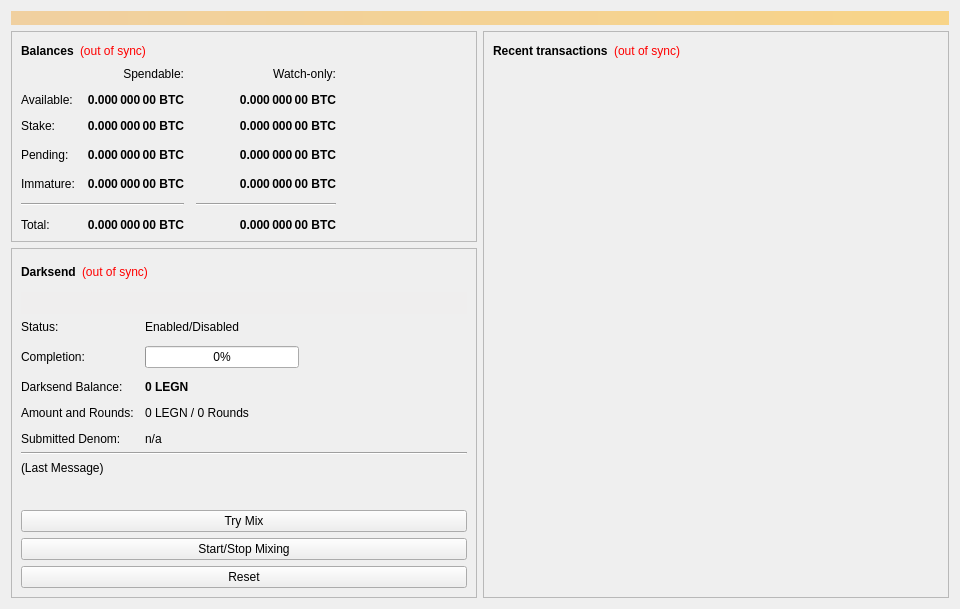
<?xml version="1.0" encoding="UTF-8"?>
<ui version="4.0">
 <class>OverviewPage</class>
 <widget class="QWidget" name="OverviewPage">
  <property name="geometry">
   <rect>
    <x>0</x>
    <y>0</y>
    <width>960</width>
    <height>594</height>
   </rect>
  </property>
  <property name="minimumSize">
   <size>
    <width>960</width>
    <height>0</height>
   </size>
  </property>
  <property name="windowTitle">
   <string>Form</string>
  </property>
  <layout class="QVBoxLayout" name="topLayout">
   <item>
    <widget class="QLabel" name="labelAlerts">
     <property name="visible">
      <bool>false</bool>
     </property>
     <property name="styleSheet">
      <string notr="true">background-color: qlineargradient(x1: 0, y1: 0, x2: 1, y2: 0, stop:0 #F0D0A0, stop:1 #F8D488); color:#000000;</string>
     </property>
     <property name="wordWrap">
      <bool>true</bool>
     </property>
     <property name="margin">
      <number>3</number>
     </property>
    </widget>
   </item>
   <item>
    <layout class="QHBoxLayout" name="horizontalLayout" stretch="1,1">
     <item>
      <layout class="QVBoxLayout" name="verticalLayout_2">
       <item>
        <widget class="QFrame" name="frame">
         <property name="frameShape">
          <enum>QFrame::StyledPanel</enum>
         </property>
         <property name="frameShadow">
          <enum>QFrame::Raised</enum>
         </property>
         <layout class="QVBoxLayout" name="verticalLayout_4">
          <item>
           <layout class="QHBoxLayout" name="horizontalLayout_4">
            <item>
             <widget class="QLabel" name="label_5">
              <property name="font">
               <font>
                <weight>75</weight>
                <bold>true</bold>
               </font>
              </property>
              <property name="text">
               <string>Balances</string>
              </property>
             </widget>
            </item>
            <item>
             <widget class="QLabel" name="labelWalletStatus">
              <property name="cursor">
               <cursorShape>WhatsThisCursor</cursorShape>
              </property>
              <property name="toolTip">
               <string>The displayed information may be out of date. Your wallet automatically synchronizes with the Legion network after a connection is established, but this process has not completed yet.</string>
              </property>
              <property name="styleSheet">
               <string notr="true">QLabel { color: red; }</string>
              </property>
              <property name="text">
               <string notr="true">(out of sync)</string>
              </property>
              <property name="alignment">
               <set>Qt::AlignLeading|Qt::AlignLeft|Qt::AlignVCenter</set>
              </property>
             </widget>
            </item>
            <item>
             <spacer name="horizontalSpacer_3">
              <property name="orientation">
               <enum>Qt::Horizontal</enum>
              </property>
              <property name="sizeHint" stdset="0">
               <size>
                <width>40</width>
                <height>20</height>
               </size>
              </property>
             </spacer>
            </item>
           </layout>
          </item>
          <item>
           <layout class="QGridLayout" name="gridLayout">
            <property name="spacing">
             <number>12</number>
            </property>
            <item row="3" column="2">
             <widget class="QLabel" name="labelWatchPending">
              <property name="font">
               <font>
                <weight>75</weight>
                <bold>true</bold>
               </font>
              </property>
              <property name="cursor">
               <cursorShape>IBeamCursor</cursorShape>
              </property>
              <property name="toolTip">
               <string>Unconfirmed transactions to watch-only addresses</string>
              </property>
              <property name="text">
               <string notr="true">0.000 000 00 BTC</string>
              </property>
              <property name="alignment">
               <set>Qt::AlignRight|Qt::AlignTrailing|Qt::AlignVCenter</set>
              </property>
              <property name="textInteractionFlags">
               <set>Qt::LinksAccessibleByMouse|Qt::TextSelectableByKeyboard|Qt::TextSelectableByMouse</set>
              </property>
             </widget>
            </item>
            <item row="3" column="1">
             <widget class="QLabel" name="labelUnconfirmed">
              <property name="font">
               <font>
                <weight>75</weight>
                <bold>true</bold>
               </font>
              </property>
              <property name="cursor">
               <cursorShape>IBeamCursor</cursorShape>
              </property>
              <property name="toolTip">
               <string>Total of transactions that have yet to be confirmed, and do not yet count toward the spendable balance</string>
              </property>
              <property name="text">
               <string notr="true">0.000 000 00 BTC</string>
              </property>
              <property name="alignment">
               <set>Qt::AlignRight|Qt::AlignTrailing|Qt::AlignVCenter</set>
              </property>
              <property name="textInteractionFlags">
               <set>Qt::LinksAccessibleByMouse|Qt::TextSelectableByKeyboard|Qt::TextSelectableByMouse</set>
              </property>
             </widget>
            </item>
            <item row="4" column="2">
             <widget class="QLabel" name="labelWatchImmature">
              <property name="font">
               <font>
                <weight>75</weight>
                <bold>true</bold>
               </font>
              </property>
              <property name="cursor">
               <cursorShape>IBeamCursor</cursorShape>
              </property>
              <property name="toolTip">
               <string>Mined balance in watch-only addresses that has not yet matured</string>
              </property>
              <property name="text">
               <string notr="true">0.000 000 00 BTC</string>
              </property>
              <property name="alignment">
               <set>Qt::AlignRight|Qt::AlignTrailing|Qt::AlignVCenter</set>
              </property>
              <property name="textInteractionFlags">
               <set>Qt::LinksAccessibleByMouse|Qt::TextSelectableByKeyboard|Qt::TextSelectableByMouse</set>
              </property>
             </widget>
            </item>
            <item row="5" column="0" colspan="2">
             <widget class="Line" name="lineSpendableBalance">
              <property name="orientation">
               <enum>Qt::Horizontal</enum>
              </property>
             </widget>
            </item>
            <item row="5" column="2">
             <widget class="Line" name="lineWatchBalance">
              <property name="sizePolicy">
               <sizepolicy hsizetype="Preferred" vsizetype="Fixed">
                <horstretch>0</horstretch>
                <verstretch>0</verstretch>
               </sizepolicy>
              </property>
              <property name="minimumSize">
               <size>
                <width>140</width>
                <height>0</height>
               </size>
              </property>
              <property name="orientation">
               <enum>Qt::Horizontal</enum>
              </property>
             </widget>
            </item>
            <item row="6" column="0">
             <widget class="QLabel" name="labelTotalText">
              <property name="text">
               <string>Total:</string>
              </property>
             </widget>
            </item>
            <item row="4" column="1">
             <widget class="QLabel" name="labelImmature">
              <property name="font">
               <font>
                <weight>75</weight>
                <bold>true</bold>
               </font>
              </property>
              <property name="cursor">
               <cursorShape>IBeamCursor</cursorShape>
              </property>
              <property name="toolTip">
               <string>Mined balance that has not yet matured</string>
              </property>
              <property name="text">
               <string notr="true">0.000 000 00 BTC</string>
              </property>
              <property name="alignment">
               <set>Qt::AlignRight|Qt::AlignTrailing|Qt::AlignVCenter</set>
              </property>
              <property name="textInteractionFlags">
               <set>Qt::LinksAccessibleByMouse|Qt::TextSelectableByKeyboard|Qt::TextSelectableByMouse</set>
              </property>
             </widget>
            </item>
            <item row="3" column="3">
             <spacer name="horizontalSpacer_2">
              <property name="orientation">
               <enum>Qt::Horizontal</enum>
              </property>
              <property name="sizeHint" stdset="0">
               <size>
                <width>40</width>
                <height>20</height>
               </size>
              </property>
             </spacer>
            </item>
            <item row="4" column="0">
             <widget class="QLabel" name="labelImmatureText">
              <property name="text">
               <string>Immature:</string>
              </property>
             </widget>
            </item>
            <item row="6" column="1">
             <widget class="QLabel" name="labelTotal">
              <property name="font">
               <font>
                <weight>75</weight>
                <bold>true</bold>
               </font>
              </property>
              <property name="cursor">
               <cursorShape>IBeamCursor</cursorShape>
              </property>
              <property name="toolTip">
               <string>Your current total balance</string>
              </property>
              <property name="text">
               <string notr="true">0.000 000 00 BTC</string>
              </property>
              <property name="alignment">
               <set>Qt::AlignRight|Qt::AlignTrailing|Qt::AlignVCenter</set>
              </property>
              <property name="textInteractionFlags">
               <set>Qt::LinksAccessibleByMouse|Qt::TextSelectableByKeyboard|Qt::TextSelectableByMouse</set>
              </property>
             </widget>
            </item>
            <item row="6" column="2">
             <widget class="QLabel" name="labelWatchTotal">
              <property name="font">
               <font>
                <weight>75</weight>
                <bold>true</bold>
               </font>
              </property>
              <property name="cursor">
               <cursorShape>IBeamCursor</cursorShape>
              </property>
              <property name="toolTip">
               <string>Current total balance in watch-only addresses</string>
              </property>
              <property name="text">
               <string notr="true">0.000 000 00 BTC</string>
              </property>
              <property name="alignment">
               <set>Qt::AlignRight|Qt::AlignTrailing|Qt::AlignVCenter</set>
              </property>
              <property name="textInteractionFlags">
               <set>Qt::LinksAccessibleByMouse|Qt::TextSelectableByKeyboard|Qt::TextSelectableByMouse</set>
              </property>
             </widget>
            </item>
            <item row="0" column="2">
             <widget class="QLabel" name="labelWatchonly">
              <property name="text">
               <string>Watch-only:</string>
              </property>
              <property name="alignment">
               <set>Qt::AlignRight|Qt::AlignTrailing|Qt::AlignVCenter</set>
              </property>
             </widget>
            </item>
            <item row="1" column="0">
             <widget class="QLabel" name="labelBalanceText">
              <property name="text">
               <string>Available:</string>
              </property>
             </widget>
            </item>
            <item row="1" column="1">
             <widget class="QLabel" name="labelBalance">
              <property name="font">
               <font>
                <weight>75</weight>
                <bold>true</bold>
               </font>
              </property>
              <property name="cursor">
               <cursorShape>IBeamCursor</cursorShape>
              </property>
              <property name="toolTip">
               <string>Your current spendable balance</string>
              </property>
              <property name="text">
               <string notr="true">0.000 000 00 BTC</string>
              </property>
              <property name="alignment">
               <set>Qt::AlignRight|Qt::AlignTrailing|Qt::AlignVCenter</set>
              </property>
              <property name="textInteractionFlags">
               <set>Qt::LinksAccessibleByMouse|Qt::TextSelectableByKeyboard|Qt::TextSelectableByMouse</set>
              </property>
             </widget>
            </item>
            <item row="2" column="0">
             <widget class="QLabel" name="label_10">
              <property name="text">
               <string>Stake:</string>
              </property>
             </widget>
            </item>
            <item row="2" column="1">
             <widget class="QLabel" name="labelStake">
              <property name="font">
               <font>
                <weight>75</weight>
                <bold>true</bold>
               </font>
              </property>
              <property name="cursor">
               <cursorShape>IBeamCursor</cursorShape>
              </property>
              <property name="toolTip">
               <string>Total of coins that was staked, and do not yet count toward the current balance</string>
              </property>
              <property name="text">
               <string notr="true">0.000 000 00 BTC</string>
              </property>
              <property name="alignment">
               <set>Qt::AlignRight|Qt::AlignTrailing|Qt::AlignVCenter</set>
              </property>
              <property name="textInteractionFlags">
               <set>Qt::LinksAccessibleByMouse|Qt::TextSelectableByKeyboard|Qt::TextSelectableByMouse</set>
              </property>
             </widget>
            </item>
            <item row="2" column="2">
             <widget class="QLabel" name="labelWatchStake">
              <property name="font">
               <font>
                <weight>75</weight>
                <bold>true</bold>
               </font>
              </property>
              <property name="cursor">
               <cursorShape>IBeamCursor</cursorShape>
              </property>
              <property name="toolTip">
               <string>Total of coins that was staked in watch-only addresses, and do not yet count toward the current watch-only balance</string>
              </property>
              <property name="text">
               <string notr="true">0.000 000 00 BTC</string>
              </property>
              <property name="alignment">
               <set>Qt::AlignRight|Qt::AlignTrailing|Qt::AlignVCenter</set>
              </property>
              <property name="textInteractionFlags">
               <set>Qt::LinksAccessibleByMouse|Qt::TextSelectableByKeyboard|Qt::TextSelectableByMouse</set>
              </property>
             </widget>
            </item>
            <item row="1" column="2">
             <widget class="QLabel" name="labelWatchAvailable">
              <property name="font">
               <font>
                <weight>75</weight>
                <bold>true</bold>
               </font>
              </property>
              <property name="cursor">
               <cursorShape>IBeamCursor</cursorShape>
              </property>
              <property name="toolTip">
               <string>Your current balance in watch-only addresses</string>
              </property>
              <property name="text">
               <string notr="true">0.000 000 00 BTC</string>
              </property>
              <property name="alignment">
               <set>Qt::AlignRight|Qt::AlignTrailing|Qt::AlignVCenter</set>
              </property>
              <property name="textInteractionFlags">
               <set>Qt::LinksAccessibleByMouse|Qt::TextSelectableByKeyboard|Qt::TextSelectableByMouse</set>
              </property>
             </widget>
            </item>
            <item row="3" column="0">
             <widget class="QLabel" name="labelPendingText">
              <property name="text">
               <string>Pending:</string>
              </property>
             </widget>
            </item>
            <item row="0" column="1">
             <widget class="QLabel" name="labelSpendable">
              <property name="text">
               <string>Spendable:</string>
              </property>
              <property name="alignment">
               <set>Qt::AlignRight|Qt::AlignTrailing|Qt::AlignVCenter</set>
              </property>
             </widget>
            </item>
           </layout>
          </item>
         </layout>
        </widget>
       </item>
       <item>
        <widget class="QFrame" name="frameDarksend">
         <property name="sizePolicy">
          <sizepolicy hsizetype="Expanding" vsizetype="Expanding">
           <horstretch>0</horstretch>
           <verstretch>0</verstretch>
          </sizepolicy>
         </property>
         <property name="minimumSize">
          <size>
           <width>0</width>
           <height>350</height>
          </size>
         </property>
         <property name="layoutDirection">
          <enum>Qt::LeftToRight</enum>
         </property>
         <property name="frameShape">
          <enum>QFrame::StyledPanel</enum>
         </property>
         <property name="frameShadow">
          <enum>QFrame::Raised</enum>
         </property>
         <layout class="QVBoxLayout" name="verticalLayout_5">
          <item>
           <layout class="QHBoxLayout" name="horizontalLayout_5">
            <item>
             <widget class="QLabel" name="label_2">
              <property name="font">
               <font>
                <weight>75</weight>
                <bold>true</bold>
               </font>
              </property>
              <property name="text">
               <string>Darksend</string>
              </property>
             </widget>
            </item>
            <item>
             <widget class="QLabel" name="labelDarksendSyncStatus">
              <property name="toolTip">
               <string>The displayed information may be out of date. Your wallet automatically synchronizes with the Legion network after a connection is established, but this process has not completed yet.</string>
              </property>
              <property name="styleSheet">
               <string notr="true">QLabel { color: red; }</string>
              </property>
              <property name="text">
               <string notr="true">(out of sync)</string>
              </property>
              <property name="alignment">
               <set>Qt::AlignLeading|Qt::AlignLeft|Qt::AlignVCenter</set>
              </property>
             </widget>
            </item>
            <item>
             <spacer name="horizontalSpacer_4">
              <property name="orientation">
               <enum>Qt::Horizontal</enum>
              </property>
              <property name="sizeHint" stdset="0">
               <size>
                <width>40</width>
                <height>20</height>
               </size>
              </property>
             </spacer>
            </item>
           </layout>
          </item>
          <item>
           <widget class="QPushButton" name="runAutoDenom">
            <property name="palette">
             <palette>
              <active>
               <colorrole role="WindowText">
                <brush brushstyle="SolidPattern">
                 <color alpha="255">
                  <red>0</red>
                  <green>0</green>
                  <blue>0</blue>
                 </color>
                </brush>
               </colorrole>
               <colorrole role="Button">
                <brush brushstyle="SolidPattern">
                 <color alpha="255">
                  <red>239</red>
                  <green>238</green>
                  <blue>238</blue>
                 </color>
                </brush>
               </colorrole>
               <colorrole role="Light">
                <brush brushstyle="SolidPattern">
                 <color alpha="255">
                  <red>255</red>
                  <green>255</green>
                  <blue>255</blue>
                 </color>
                </brush>
               </colorrole>
               <colorrole role="Midlight">
                <brush brushstyle="SolidPattern">
                 <color alpha="255">
                  <red>247</red>
                  <green>246</green>
                  <blue>246</blue>
                 </color>
                </brush>
               </colorrole>
               <colorrole role="Dark">
                <brush brushstyle="SolidPattern">
                 <color alpha="255">
                  <red>119</red>
                  <green>119</green>
                  <blue>119</blue>
                 </color>
                </brush>
               </colorrole>
               <colorrole role="Mid">
                <brush brushstyle="SolidPattern">
                 <color alpha="255">
                  <red>159</red>
                  <green>159</green>
                  <blue>159</blue>
                 </color>
                </brush>
               </colorrole>
               <colorrole role="Text">
                <brush brushstyle="SolidPattern">
                 <color alpha="255">
                  <red>0</red>
                  <green>0</green>
                  <blue>0</blue>
                 </color>
                </brush>
               </colorrole>
               <colorrole role="BrightText">
                <brush brushstyle="SolidPattern">
                 <color alpha="255">
                  <red>255</red>
                  <green>255</green>
                  <blue>255</blue>
                 </color>
                </brush>
               </colorrole>
               <colorrole role="ButtonText">
                <brush brushstyle="SolidPattern">
                 <color alpha="255">
                  <red>0</red>
                  <green>0</green>
                  <blue>0</blue>
                 </color>
                </brush>
               </colorrole>
               <colorrole role="Base">
                <brush brushstyle="SolidPattern">
                 <color alpha="255">
                  <red>255</red>
                  <green>255</green>
                  <blue>255</blue>
                 </color>
                </brush>
               </colorrole>
               <colorrole role="Window">
                <brush brushstyle="SolidPattern">
                 <color alpha="255">
                  <red>239</red>
                  <green>238</green>
                  <blue>238</blue>
                 </color>
                </brush>
               </colorrole>
               <colorrole role="Shadow">
                <brush brushstyle="SolidPattern">
                 <color alpha="255">
                  <red>0</red>
                  <green>0</green>
                  <blue>0</blue>
                 </color>
                </brush>
               </colorrole>
               <colorrole role="AlternateBase">
                <brush brushstyle="SolidPattern">
                 <color alpha="255">
                  <red>247</red>
                  <green>246</green>
                  <blue>246</blue>
                 </color>
                </brush>
               </colorrole>
               <colorrole role="ToolTipBase">
                <brush brushstyle="SolidPattern">
                 <color alpha="255">
                  <red>255</red>
                  <green>255</green>
                  <blue>220</blue>
                 </color>
                </brush>
               </colorrole>
               <colorrole role="ToolTipText">
                <brush brushstyle="SolidPattern">
                 <color alpha="255">
                  <red>0</red>
                  <green>0</green>
                  <blue>0</blue>
                 </color>
                </brush>
               </colorrole>
              </active>
              <inactive>
               <colorrole role="WindowText">
                <brush brushstyle="SolidPattern">
                 <color alpha="255">
                  <red>0</red>
                  <green>0</green>
                  <blue>0</blue>
                 </color>
                </brush>
               </colorrole>
               <colorrole role="Button">
                <brush brushstyle="SolidPattern">
                 <color alpha="255">
                  <red>239</red>
                  <green>238</green>
                  <blue>238</blue>
                 </color>
                </brush>
               </colorrole>
               <colorrole role="Light">
                <brush brushstyle="SolidPattern">
                 <color alpha="255">
                  <red>255</red>
                  <green>255</green>
                  <blue>255</blue>
                 </color>
                </brush>
               </colorrole>
               <colorrole role="Midlight">
                <brush brushstyle="SolidPattern">
                 <color alpha="255">
                  <red>247</red>
                  <green>246</green>
                  <blue>246</blue>
                 </color>
                </brush>
               </colorrole>
               <colorrole role="Dark">
                <brush brushstyle="SolidPattern">
                 <color alpha="255">
                  <red>119</red>
                  <green>119</green>
                  <blue>119</blue>
                 </color>
                </brush>
               </colorrole>
               <colorrole role="Mid">
                <brush brushstyle="SolidPattern">
                 <color alpha="255">
                  <red>159</red>
                  <green>159</green>
                  <blue>159</blue>
                 </color>
                </brush>
               </colorrole>
               <colorrole role="Text">
                <brush brushstyle="SolidPattern">
                 <color alpha="255">
                  <red>0</red>
                  <green>0</green>
                  <blue>0</blue>
                 </color>
                </brush>
               </colorrole>
               <colorrole role="BrightText">
                <brush brushstyle="SolidPattern">
                 <color alpha="255">
                  <red>255</red>
                  <green>255</green>
                  <blue>255</blue>
                 </color>
                </brush>
               </colorrole>
               <colorrole role="ButtonText">
                <brush brushstyle="SolidPattern">
                 <color alpha="255">
                  <red>0</red>
                  <green>0</green>
                  <blue>0</blue>
                 </color>
                </brush>
               </colorrole>
               <colorrole role="Base">
                <brush brushstyle="SolidPattern">
                 <color alpha="255">
                  <red>255</red>
                  <green>255</green>
                  <blue>255</blue>
                 </color>
                </brush>
               </colorrole>
               <colorrole role="Window">
                <brush brushstyle="SolidPattern">
                 <color alpha="255">
                  <red>239</red>
                  <green>238</green>
                  <blue>238</blue>
                 </color>
                </brush>
               </colorrole>
               <colorrole role="Shadow">
                <brush brushstyle="SolidPattern">
                 <color alpha="255">
                  <red>0</red>
                  <green>0</green>
                  <blue>0</blue>
                 </color>
                </brush>
               </colorrole>
               <colorrole role="AlternateBase">
                <brush brushstyle="SolidPattern">
                 <color alpha="255">
                  <red>247</red>
                  <green>246</green>
                  <blue>246</blue>
                 </color>
                </brush>
               </colorrole>
               <colorrole role="ToolTipBase">
                <brush brushstyle="SolidPattern">
                 <color alpha="255">
                  <red>255</red>
                  <green>255</green>
                  <blue>220</blue>
                 </color>
                </brush>
               </colorrole>
               <colorrole role="ToolTipText">
                <brush brushstyle="SolidPattern">
                 <color alpha="255">
                  <red>0</red>
                  <green>0</green>
                  <blue>0</blue>
                 </color>
                </brush>
               </colorrole>
              </inactive>
              <disabled>
               <colorrole role="WindowText">
                <brush brushstyle="SolidPattern">
                 <color alpha="255">
                  <red>119</red>
                  <green>119</green>
                  <blue>119</blue>
                 </color>
                </brush>
               </colorrole>
               <colorrole role="Button">
                <brush brushstyle="SolidPattern">
                 <color alpha="255">
                  <red>239</red>
                  <green>238</green>
                  <blue>238</blue>
                 </color>
                </brush>
               </colorrole>
               <colorrole role="Light">
                <brush brushstyle="SolidPattern">
                 <color alpha="255">
                  <red>255</red>
                  <green>255</green>
                  <blue>255</blue>
                 </color>
                </brush>
               </colorrole>
               <colorrole role="Midlight">
                <brush brushstyle="SolidPattern">
                 <color alpha="255">
                  <red>247</red>
                  <green>246</green>
                  <blue>246</blue>
                 </color>
                </brush>
               </colorrole>
               <colorrole role="Dark">
                <brush brushstyle="SolidPattern">
                 <color alpha="255">
                  <red>119</red>
                  <green>119</green>
                  <blue>119</blue>
                 </color>
                </brush>
               </colorrole>
               <colorrole role="Mid">
                <brush brushstyle="SolidPattern">
                 <color alpha="255">
                  <red>159</red>
                  <green>159</green>
                  <blue>159</blue>
                 </color>
                </brush>
               </colorrole>
               <colorrole role="Text">
                <brush brushstyle="SolidPattern">
                 <color alpha="255">
                  <red>119</red>
                  <green>119</green>
                  <blue>119</blue>
                 </color>
                </brush>
               </colorrole>
               <colorrole role="BrightText">
                <brush brushstyle="SolidPattern">
                 <color alpha="255">
                  <red>255</red>
                  <green>255</green>
                  <blue>255</blue>
                 </color>
                </brush>
               </colorrole>
               <colorrole role="ButtonText">
                <brush brushstyle="SolidPattern">
                 <color alpha="255">
                  <red>119</red>
                  <green>119</green>
                  <blue>119</blue>
                 </color>
                </brush>
               </colorrole>
               <colorrole role="Base">
                <brush brushstyle="SolidPattern">
                 <color alpha="255">
                  <red>239</red>
                  <green>238</green>
                  <blue>238</blue>
                 </color>
                </brush>
               </colorrole>
               <colorrole role="Window">
                <brush brushstyle="SolidPattern">
                 <color alpha="255">
                  <red>239</red>
                  <green>238</green>
                  <blue>238</blue>
                 </color>
                </brush>
               </colorrole>
               <colorrole role="Shadow">
                <brush brushstyle="SolidPattern">
                 <color alpha="255">
                  <red>0</red>
                  <green>0</green>
                  <blue>0</blue>
                 </color>
                </brush>
               </colorrole>
               <colorrole role="AlternateBase">
                <brush brushstyle="SolidPattern">
                 <color alpha="255">
                  <red>239</red>
                  <green>238</green>
                  <blue>238</blue>
                 </color>
                </brush>
               </colorrole>
               <colorrole role="ToolTipBase">
                <brush brushstyle="SolidPattern">
                 <color alpha="255">
                  <red>255</red>
                  <green>255</green>
                  <blue>220</blue>
                 </color>
                </brush>
               </colorrole>
               <colorrole role="ToolTipText">
                <brush brushstyle="SolidPattern">
                 <color alpha="255">
                  <red>0</red>
                  <green>0</green>
                  <blue>0</blue>
                 </color>
                </brush>
               </colorrole>
              </disabled>
             </palette>
            </property>
            <property name="focusPolicy">
             <enum>Qt::NoFocus</enum>
            </property>
            <property name="autoFillBackground">
             <bool>true</bool>
            </property>
            <property name="text">
             <string/>
            </property>
            <property name="flat">
             <bool>true</bool>
            </property>
           </widget>
          </item>
          <item>
           <layout class="QFormLayout" name="formLayout">
            <property name="fieldGrowthPolicy">
             <enum>QFormLayout::AllNonFixedFieldsGrow</enum>
            </property>
            <property name="horizontalSpacing">
             <number>11</number>
            </property>
            <property name="verticalSpacing">
             <number>12</number>
            </property>
            <item row="0" column="0">
             <widget class="QLabel" name="label_6">
              <property name="text">
               <string>Status:</string>
              </property>
             </widget>
            </item>
            <item row="1" column="0">
             <widget class="QLabel" name="label_7">
              <property name="text">
               <string>Completion:</string>
              </property>
             </widget>
            </item>
            <item row="1" column="1">
             <widget class="QProgressBar" name="darksendProgress">
              <property name="maximumSize">
               <size>
                <width>154</width>
                <height>16777215</height>
               </size>
              </property>
              <property name="value">
               <number>0</number>
              </property>
             </widget>
            </item>
            <item row="3" column="0">
             <widget class="QLabel" name="labelAnonymizedText">
              <property name="text">
               <string>Darksend Balance:</string>
              </property>
             </widget>
            </item>
            <item row="3" column="1">
             <widget class="QLabel" name="labelAnonymized">
              <property name="font">
               <font>
                <weight>75</weight>
                <bold>true</bold>
               </font>
              </property>
              <property name="text">
               <string notr="true">0 LEGN</string>
              </property>
             </widget>
            </item>
            <item row="4" column="0">
             <widget class="QLabel" name="label_8">
              <property name="text">
               <string>Amount and Rounds:</string>
              </property>
             </widget>
            </item>
            <item row="4" column="1">
             <widget class="QLabel" name="labelAmountRounds">
              <property name="text">
               <string>0 LEGN / 0 Rounds</string>
              </property>
             </widget>
            </item>
            <item row="5" column="0">
             <widget class="QLabel" name="label_9">
              <property name="text">
               <string>Submitted Denom:</string>
              </property>
             </widget>
            </item>
            <item row="5" column="1">
             <widget class="QLabel" name="labelSubmittedDenom">
              <property name="toolTip">
               <string>The denominations you submitted to the Masternode.&lt;br&gt;To mix, other users must submit the exact same denominations.</string>
              </property>
              <property name="text">
               <string>n/a</string>
              </property>
             </widget>
            </item>
            <item row="0" column="1">
             <widget class="QLabel" name="darksendEnabled">
              <property name="text">
               <string>Enabled/Disabled</string>
              </property>
             </widget>
            </item>
           </layout>
          </item>
          <item>
           <widget class="Line" name="lineLastMessage">
            <property name="orientation">
             <enum>Qt::Horizontal</enum>
            </property>
           </widget>
          </item>
          <item>
           <widget class="QLabel" name="darksendStatus">
            <property name="minimumSize">
             <size>
              <width>288</width>
              <height>43</height>
             </size>
            </property>
            <property name="text">
             <string>(Last Message)</string>
            </property>
            <property name="alignment">
             <set>Qt::AlignLeading|Qt::AlignLeft|Qt::AlignTop</set>
            </property>
            <property name="wordWrap">
             <bool>true</bool>
            </property>
           </widget>
          </item>
          <item>
           <widget class="QPushButton" name="darksendAuto">
            <property name="sizePolicy">
             <sizepolicy hsizetype="MinimumExpanding" vsizetype="Fixed">
              <horstretch>0</horstretch>
              <verstretch>0</verstretch>
             </sizepolicy>
            </property>
            <property name="toolTip">
             <string>Try to manually submit a Darksend request.</string>
            </property>
            <property name="text">
             <string>Try Mix</string>
            </property>
           </widget>
          </item>
          <item>
           <widget class="QPushButton" name="toggleDarksend">
            <property name="sizePolicy">
             <sizepolicy hsizetype="MinimumExpanding" vsizetype="Fixed">
              <horstretch>0</horstretch>
              <verstretch>0</verstretch>
             </sizepolicy>
            </property>
            <property name="text">
             <string>Start/Stop Mixing</string>
            </property>
           </widget>
          </item>
          <item>
           <widget class="QPushButton" name="darksendReset">
            <property name="sizePolicy">
             <sizepolicy hsizetype="MinimumExpanding" vsizetype="Fixed">
              <horstretch>0</horstretch>
              <verstretch>0</verstretch>
             </sizepolicy>
            </property>
            <property name="toolTip">
             <string>Reset the current status of Darksend (can interrupt Darksend if it's in the process of Mixing, which can cost you money!)</string>
            </property>
            <property name="autoFillBackground">
             <bool>false</bool>
            </property>
            <property name="text">
             <string>Reset</string>
            </property>
           </widget>
          </item>
         </layout>
        </widget>
       </item>
       <item>
        <spacer name="verticalSpacer">
         <property name="orientation">
          <enum>Qt::Vertical</enum>
         </property>
         <property name="sizeHint" stdset="0">
          <size>
           <width>20</width>
           <height>40</height>
          </size>
         </property>
        </spacer>
       </item>
      </layout>
     </item>
     <item>
      <layout class="QVBoxLayout" name="verticalLayout_3">
       <item>
        <widget class="QFrame" name="frame_2">
         <property name="frameShape">
          <enum>QFrame::StyledPanel</enum>
         </property>
         <property name="frameShadow">
          <enum>QFrame::Raised</enum>
         </property>
         <layout class="QVBoxLayout" name="verticalLayout">
          <item>
           <layout class="QHBoxLayout" name="horizontalLayout_2">
            <item>
             <widget class="QLabel" name="label_4">
              <property name="font">
               <font>
                <weight>75</weight>
                <bold>true</bold>
               </font>
              </property>
              <property name="text">
               <string>Recent transactions</string>
              </property>
             </widget>
            </item>
            <item>
             <widget class="QLabel" name="labelTransactionsStatus">
              <property name="cursor">
               <cursorShape>WhatsThisCursor</cursorShape>
              </property>
              <property name="toolTip">
               <string>The displayed information may be out of date. Your wallet automatically synchronizes with the Legion network after a connection is established, but this process has not completed yet.</string>
              </property>
              <property name="styleSheet">
               <string notr="true">QLabel { color: red; }</string>
              </property>
              <property name="text">
               <string notr="true">(out of sync)</string>
              </property>
              <property name="alignment">
               <set>Qt::AlignRight|Qt::AlignTrailing|Qt::AlignVCenter</set>
              </property>
             </widget>
            </item>
            <item>
             <spacer name="horizontalSpacer">
              <property name="orientation">
               <enum>Qt::Horizontal</enum>
              </property>
              <property name="sizeHint" stdset="0">
               <size>
                <width>40</width>
                <height>20</height>
               </size>
              </property>
             </spacer>
            </item>
           </layout>
          </item>
          <item>
           <widget class="QListView" name="listTransactions">
            <property name="styleSheet">
             <string notr="true">QListView { background: transparent; }</string>
            </property>
            <property name="frameShape">
             <enum>QFrame::NoFrame</enum>
            </property>
            <property name="verticalScrollBarPolicy">
             <enum>Qt::ScrollBarAlwaysOff</enum>
            </property>
            <property name="horizontalScrollBarPolicy">
             <enum>Qt::ScrollBarAlwaysOff</enum>
            </property>
            <property name="selectionMode">
             <enum>QAbstractItemView::NoSelection</enum>
            </property>
           </widget>
          </item>
         </layout>
        </widget>
       </item>
      </layout>
     </item>
    </layout>
   </item>
  </layout>
 </widget>
 <resources/>
 <connections/>
</ui>
